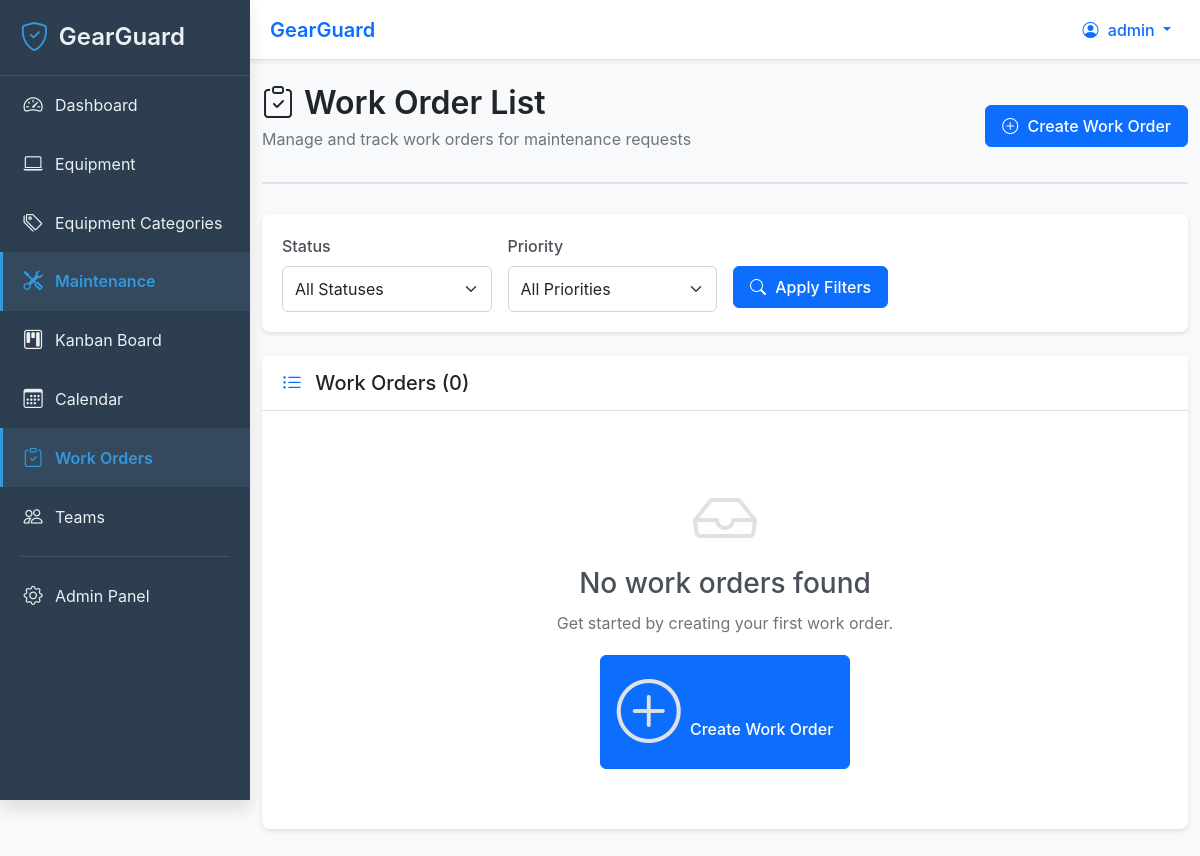
Before: /maintenance/workorders/ (signed in) with the older database file.
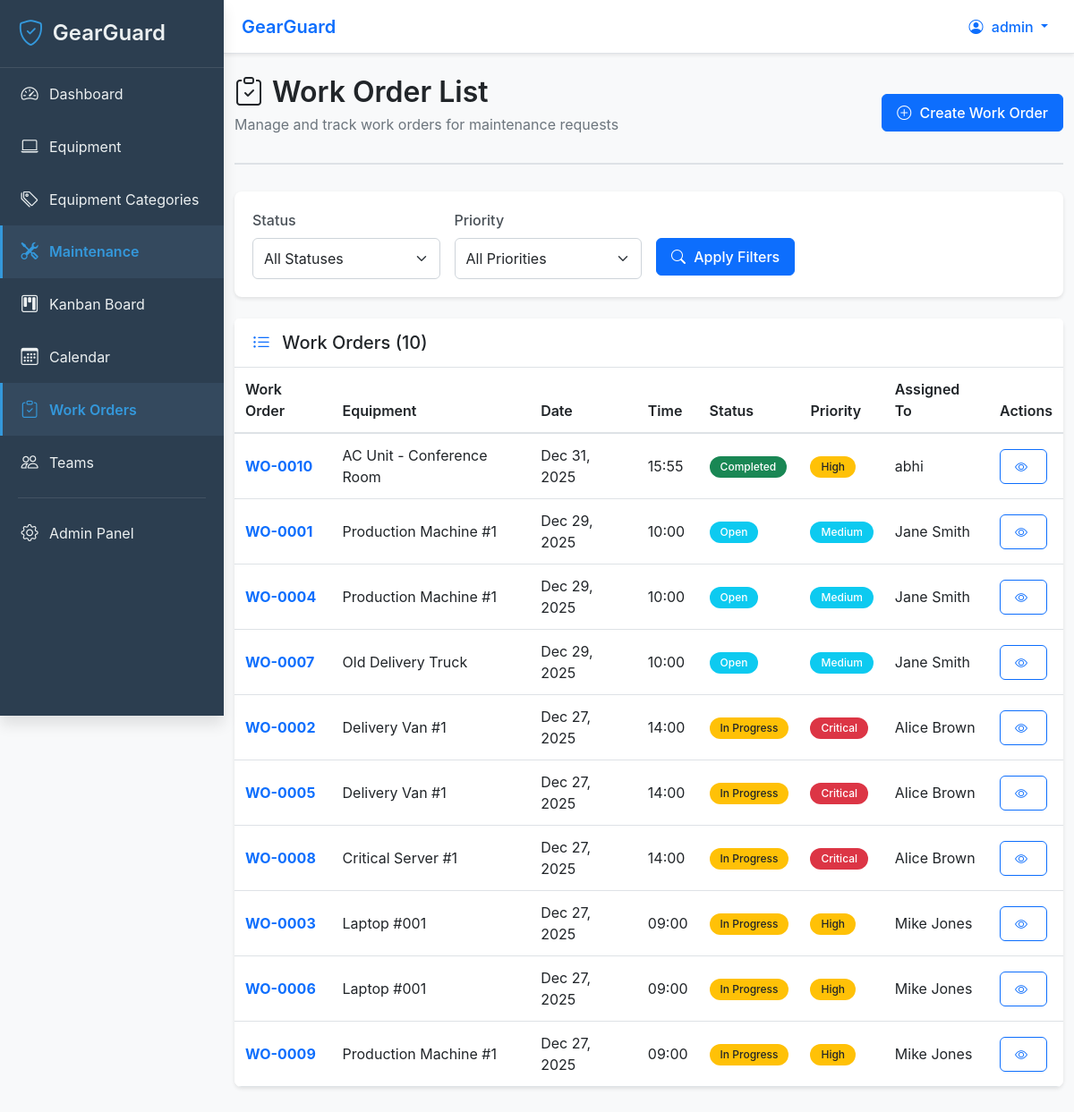
After: the same page with the newer database file.
### maintenance/models.py (models this page shows, shortened)
class WorkOrder(models.Model):
    STATUS_CHOICES = [
        ('Open', 'Open'),
        ('In Progress', 'In Progress'),
        ('Completed', 'Completed'),
        ('Cancelled', 'Cancelled'),
    ]
    PRIORITY_CHOICES = [
        ('Low', 'Low'),
        ('Medium', 'Medium'),
        ('High', 'High'),
        ('Critical', 'Critical'),
    ]
    work_order_number = models.CharField(
        max_length=50,
        unique=True,
        help_text="Unique work order number"
    )
    equipment = models.ForeignKey(
        Equipment,
        on_delete=models.CASCADE,
        related_name='work_orders',
        help_text="Equipment this work order is for"
    )
    maintenance_request = models.ForeignKey(
        'MaintenanceRequest',
        on_delete=models.SET_NULL,
        null=True,
        blank=True,
        related_name='work_orders',
        help_text="Related maintenance request (optional)"
    )
    date = models.DateField(
        help_text="Date of the work order"
    )
    time = models.TimeField(
        help_text="Time of the work order"
    )
    status = models.CharField(
        max_length=20,
        choices=STATUS_CHOICES,
        default='Open',
        help_text="Current status of the work order"
    )
    priority = models.CharField(
        max_length=20,
        choices=PRIORITY_CHOICES,
        default='Medium',
        help_text="Priority level"
    )
    assigned_to = models.ForeignKey(
        User,
        on_delete=models.SET_NULL,
        null=True,
        blank=True,
        related_name='assigned_work_orders',
        help_text="Employee assigned to this work order"
    )
    description = models.TextField(
        blank=True,
        help_text="Description of the work to be done"
    )
    created_at = models.DateTimeField(auto_now_add=True)
    updated_at = models.DateTimeField(auto_now=True)
    class Meta:
        ordering = ['-date', '-time']
        verbose_name = 'Work Order'
        verbose_name_plural = 'Work Orders'

### equipment/models.py (models this page shows, shortened)
class Equipment(models.Model):
    name = models.CharField(
        max_length=200,
        help_text="Equipment name (e.g., 'Laptop #123', 'Printer Main Office')"
    )
    """
    🔍 FIELD EXPLANATION: name
    - CharField = Text field
    - max_length=200 = Maximum 200 characters
    - Example: "Laptop #123", "Printer Main Office", "Delivery Van #5"
    - Used in: Equipment list, detail page, dropdown menus
    """
    serial_number = models.CharField(
        max_length=100,
        unique=True,
        blank=True,
        null=True,
        help_text="Unique serial number for identification"
    )
    """
    🔍 FIELD EXPLANATION: serial_number
    - CharField = Text field
    - unique=True = No two equipment can have the same serial number
    - blank=True, null=True = Optional field (some equipment might not have serial numbers)
    - Example: "SN123456789", "ABC-2024-001"
    - Used for: Tracking, warranty claims, inventory management
    """
    department = models.CharField(
        max_length=100,
        help_text="Department that owns this equipment (e.g., 'IT', 'Operations', 'Sales')"
    )
    """
    🔍 FIELD EXPLANATION: department
    - CharField = Text field
    - Example: "IT", "Operations", "Sales", "HR"
    - Used for: Filtering equipment by department, reports
    """
    location = models.CharField(
        max_length=200,
        help_text="Physical location (e.g., 'Building A, Floor 2, Room 205')"
    )
    """
    🔍 FIELD EXPLANATION: location
    - CharField = Text field
    - Example: "Building A, Floor 2, Room 205", "Warehouse", "Main Office"
    - Used for: Finding equipment, technician navigation, reports
    """
    category = models.ForeignKey(
        'EquipmentCategory',
        on_delete=models.SET_NULL,
        null=True,
        blank=True,
        related_name='equipment',
        help_text="Equipment category (e.g., Computers, Software, Monitors)"
    )
    company = models.CharField(
        max_length=200,
        default='My Company (San Francisco)',
        help_text="Company name for this equipment"
    )
    used_for = models.CharField(
        max_length=200,
        blank=True,
        help_text="What this equipment is used for"
    )
    acquisition_date = models.DateField(
        null=True,
        blank=True,
        help_text="Date when equipment was acquired"
    )
    condition = models.CharField(
        max_length=50,
        choices=[
            ('Excellent', 'Excellent'),
            ('Good', 'Good'),
            ('Fair', 'Fair'),
            ('Poor', 'Poor'),
            ('Critical', 'Critical'),
        ],
        default='Good',
        help_text="Current condition of the equipment"
    )
    has_work_order = models.BooleanField(
        default=False,
        help_text="Whether this equipment has an associated work order"
    )
    description = models.TextField(
        blank=True,
        help_text="Detailed description of the equipment"
    )
    maintenance_team = models.ForeignKey(
        MaintenanceTeam,
        on_delete=models.SET_NULL,
        null=True,
        blank=True,
        related_name='equipment',
        help_text="Team responsible for maintaining this equipment"
    )
    """
    🔍 FIELD EXPLANATION: maintenance_team
    - ForeignKey = Links to another model (MaintenanceTeam)
    - on_delete=models.SET_NULL = If team is deleted, set this field to NULL (don't delete equipment)
    - null=True, blank=True = Optional (equipment might not be assigned to a team yet)
    - related_name='equipment' = Access team's equipment with: team.equipment.all()

    🔍 RELATIONSHIP EXPLANATION:
    ForeignKey means:
    - One equipment belongs to ONE team (e.g., "Laptop #123" → "IT Support Team")
    - One team can have MANY equipment (e.g., "IT Support Team" has 50 laptops)

    🔍 HOW IT'S USED (AUTOMATION):
    - When user creates maintenance request and selects equipment
    - System automatically fills: request.maintenance_team = equipment.maintenance_team
    - This is the "auto-assign team" feature!
    """
    assigned_employee = models.ForeignKey(
        User,
        on_delete=models.SET_NULL,
        null=True,
        blank=True,
        related_name='assigned_equipment',
        help_text="Employee currently using this equipment (optional)"
    )
    """
    🔍 FIELD EXPLANATION: assigned_employee
    - ForeignKey = Links to User model
    - on_delete=models.SET_NULL = If user is deleted, set to NULL (don't delete equipment)
    - null=True, blank=True = Optional (equipment might not be assigned to anyone)
    - related_name='assigned_equipment' = Access user's equipment with: user.assigned_equipment.all()

    🔍 HOW IT'S USED:
    - Track who uses which equipment
    - "My Equipment" page: user.assigned_equipment.all()
    - When equipment breaks, notify assigned employee
    """
    is_scrapped = models.BooleanField(
        default=False,
        help_text="If True, equipment is unusable and cannot have new maintenance requests"
    )
    """
    🔍 FIELD EXPLANATION: is_scrapped
    - BooleanField = True or False
    - default=False = New equipment is not scrapped
    - Used for: Disabling equipment, preventing new requests

    🔍 HOW IT'S USED (AUTOMATION):
    - When maintenance request status = "Scrap"
    - System automatically sets: equipment.is_scrapped = True
    - Scrapped equipment is hidden from equipment list (or shown with warning)
    - Cannot create new requests for scrapped equipment
    """
    created_at = models.DateTimeField(auto_now_add=True)
    """
    🔍 FIELD EXPLANATION: created_at
    - DateTimeField = Stores date and time
    - auto_now_add=True = Set when equipment is created
    - Used for: Tracking when equipment was added to system
    """
    updated_at = models.DateTimeField(auto_now=True)
    """
    🔍 FIELD EXPLANATION: updated_at
    - DateTimeField = Stores date and time
    - auto_now=True = Updated every time equipment is saved
    - Used for: Tracking last modification
    """
    class Meta:
        ordering = ['-created_at']  # Newest equipment first
        verbose_name = 'Equipment'
        verbose_name_plural = 'Equipment'

### maintenance/views.py (the view)
# urls.py: path('workorders/', views.workorder_list, name='workorder_list'),
@login_required
def workorder_list(request):
    work_orders = WorkOrder.objects.all().order_by('-date', '-time')
    status = request.GET.get('status')
    if status:
        work_orders = work_orders.filter(status=status)
    priority = request.GET.get('priority')
    if priority:
        work_orders = work_orders.filter(priority=priority)
    assigned_to = request.GET.get('assigned_to')
    if assigned_to:
        work_orders = work_orders.filter(assigned_to_id=assigned_to)
    context = {
        'work_orders': work_orders,
        'status_filter': status,
        'priority_filter': priority,
        'assigned_filter': assigned_to,
    }
    return render(request, 'maintenance/workorder_list.html', context)

### templates/maintenance/workorder_list.html (shortened to what the changed rows need)
{% extends 'base.html' %}
{% load static %}
{% block page_header %}
<div class="page-header">
    <div class="d-flex justify-content-between align-items-center">
        <div>
            <h1 class="page-title">
                <i class="bi bi-clipboard-check"></i>
                Work Order List
            </h1>
        </div>
    </div>
</div>
{% endblock %}
{% block content %}
<div class="card">
    <div class="card-header">
        <h5 class="mb-0">
            <i class="bi bi-list-ul"></i>
            Work Orders ({{ work_orders.count }})
        </h5>
    </div>
    <div class="card-body p-0">
        {% if work_orders %}
            <div class="table-responsive">
                <table class="table table-hover mb-0">
                    <thead>
                        <tr>
                            <th>Work Order</th>
                            <th>Equipment</th>
                            <th>Date</th>
                            <th>Time</th>
                            <th>Status</th>
                            <th>Priority</th>
                            <th>Assigned To</th>
                            <th>Actions</th>
                        </tr>
                    </thead>
                    <tbody>
                        {% for wo in work_orders %}
                            <tr>
                                <td>
                                    <a href="{% url 'maintenance:workorder_detail' wo.pk %}" class="text-decoration-none">
                                        <strong>{{ wo.work_order_number }}</strong>
                                    </a>
                                </td>
                                <td>{{ wo.equipment.name }}</td>
                                <td>{{ wo.date|date:"M d, Y" }}</td>
                                <td>{{ wo.time|time:"H:i" }}</td>
                                <td>
                                    {% if wo.status == 'Open' %}
                                        <span class="badge bg-info">Open</span>
                                    {% elif wo.status == 'In Progress' %}
                                        <span class="badge bg-warning text-dark">In Progress</span>
                                    {% elif wo.status == 'Completed' %}
                                        <span class="badge bg-success">Completed</span>
                                    {% elif wo.status == 'Cancelled' %}
                                        <span class="badge bg-danger">Cancelled</span>
                                    {% endif %}
                                </td>
                                <td>
                                    {% if wo.priority == 'Critical' %}
                                        <span class="badge bg-danger">Critical</span>
                                    {% elif wo.priority == 'High' %}
                                        <span class="badge bg-warning text-dark">High</span>
                                    {% elif wo.priority == 'Medium' %}
                                        <span class="badge bg-info">Medium</span>
                                    {% else %}
                                        <span class="badge bg-secondary">Low</span>
                                    {% endif %}
                                </td>
                                <td>
                                    {% if wo.assigned_to %}
                                        {{ wo.assigned_to.get_full_name|default:wo.assigned_to.username }}
                                    {% else %}
                                        <span class="text-muted">Unassigned</span>
                                    {% endif %}
                                </td>
                                <td>
                                    <div class="btn-group btn-group-sm">
                                        <a href="{% url 'maintenance:workorder_detail' wo.pk %}"
                                           class="btn btn-outline-primary"
                                           data-bs-toggle="tooltip"
                                           title="View/Edit">
                                            <i class="bi bi-eye"></i>
                                        </a>
                                    </div>
                                </td>
                            </tr>
                        {% endfor %}
                    </tbody>
                </table>
            </div>
        {% else %}
            <div class="empty-state">
                <i class="bi bi-inbox"></i>
                <h3>No work orders found</h3>
                <p>Get started by creating your first work order.</p>
                <a href="{% url 'maintenance:workorder_create' %}" class="btn btn-primary">
                    <i class="bi bi-plus-circle"></i>
                    Create Work Order
                </a>
            </div>
        {% endif %}
    </div>
</div>
{% endblock %}

Changed rows visible on the page:
added WorkOrder: work_order_number "WO-0010", equipment.name "AC Unit - Conference Room", date "Dec 31, 2025", time "15:55", status "Completed", priority "High", assigned_to.get_full_name "abhi"
added WorkOrder: work_order_number "WO-0001", equipment.name "Production Machine #1", date "Dec 29, 2025", time "10:00", status "Open", priority "Medium", assigned_to.get_full_name "Jane Smith"
added WorkOrder: work_order_number "WO-0004", equipment.name "Production Machine #1", date "Dec 29, 2025", time "10:00", status "Open", priority "Medium", assigned_to.get_full_name "Jane Smith"
added WorkOrder: work_order_number "WO-0007", equipment.name "Old Delivery Truck", date "Dec 29, 2025", time "10:00", status "Open", priority "Medium", assigned_to.get_full_name "Jane Smith"
added WorkOrder: work_order_number "WO-0002", equipment.name "Delivery Van #1", date "Dec 27, 2025", time "14:00", status "In Progress", priority "Critical", assigned_to.get_full_name "Alice Brown"
added WorkOrder: work_order_number "WO-0005", equipment.name "Delivery Van #1", date "Dec 27, 2025", time "14:00", status "In Progress", priority "Critical", assigned_to.get_full_name "Alice Brown"
added WorkOrder: work_order_number "WO-0008", equipment.name "Critical Server #1", date "Dec 27, 2025", time "14:00", status "In Progress", priority "Critical", assigned_to.get_full_name "Alice Brown"
added WorkOrder: work_order_number "WO-0003", equipment.name "Laptop #001", date "Dec 27, 2025", time "09:00", status "In Progress", priority "High", assigned_to.get_full_name "Mike Jones"
added WorkOrder: work_order_number "WO-0006", equipment.name "Laptop #001", date "Dec 27, 2025", time "09:00", status "In Progress", priority "High", assigned_to.get_full_name "Mike Jones"
added WorkOrder: work_order_number "WO-0009", equipment.name "Production Machine #1", date "Dec 27, 2025", time "09:00", status "In Progress", priority "High", assigned_to.get_full_name "Mike Jones"
Other visible differences:
{{ work_orders.count }}: "0" → "10"
text no longer shown: "No work orders found Get started by creating your first work order. Create Work Order"
text now shown: "Work Order Equipment Date Time Status Priority Assigned To Actions"
